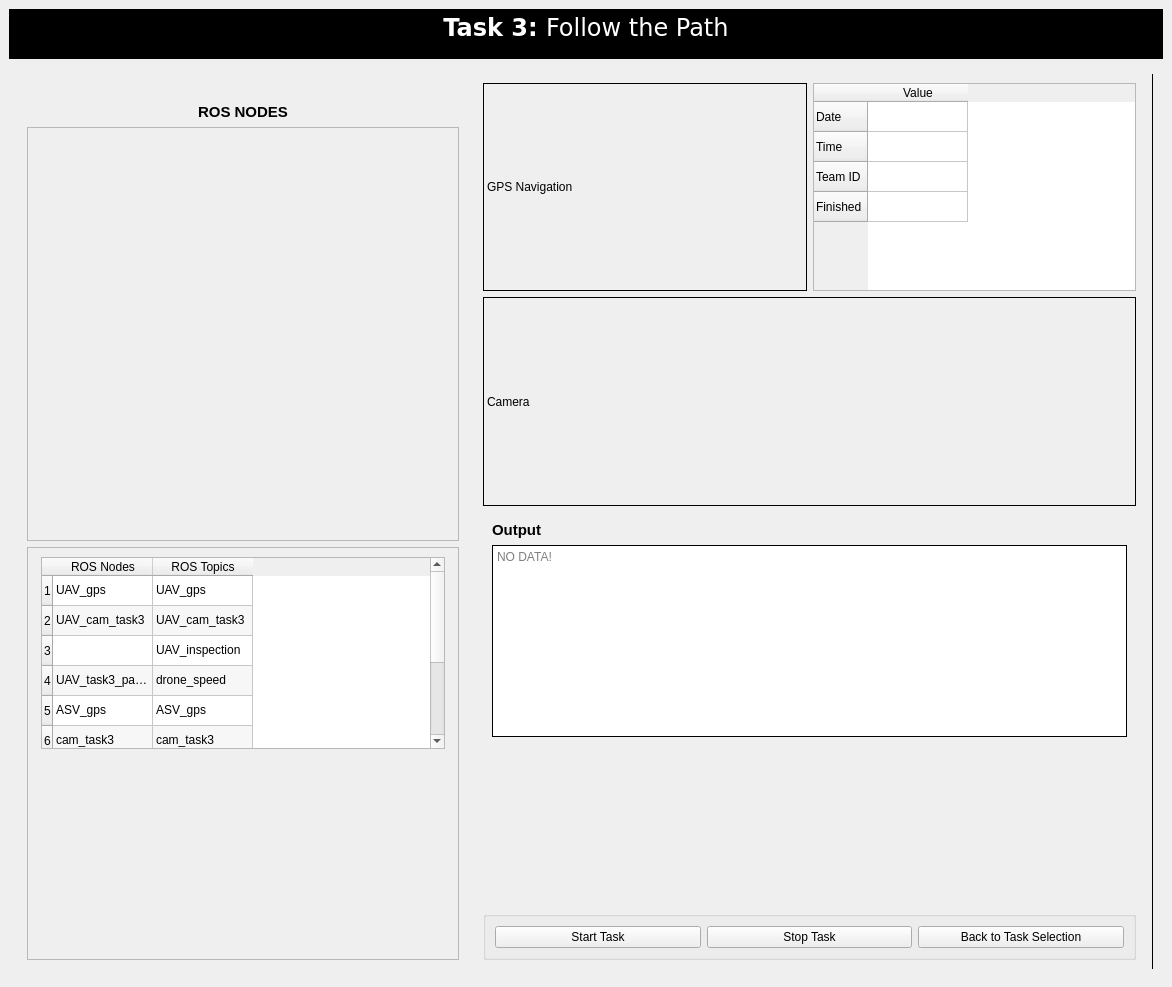
<?xml version="1.0" encoding="UTF-8"?>
<ui version="4.0">
 <class>MainWindow</class>
 <widget class="QMainWindow" name="MainWindow">
  <property name="geometry">
   <rect>
    <x>0</x>
    <y>0</y>
    <width>1172</width>
    <height>987</height>
   </rect>
  </property>
  <property name="sizePolicy">
   <sizepolicy hsizetype="Fixed" vsizetype="Fixed">
    <horstretch>0</horstretch>
    <verstretch>0</verstretch>
   </sizepolicy>
  </property>
  <property name="windowTitle">
   <string>MainWindow</string>
  </property>
  <widget class="QWidget" name="centralwidget">
   <property name="styleSheet">
    <string notr="true"/>
   </property>
   <layout class="QVBoxLayout" name="verticalLayout">
    <item>
     <widget class="QTextBrowser" name="textBrowser_3">
      <property name="sizePolicy">
       <sizepolicy hsizetype="Preferred" vsizetype="Preferred">
        <horstretch>0</horstretch>
        <verstretch>0</verstretch>
       </sizepolicy>
      </property>
      <property name="maximumSize">
       <size>
        <width>16777215</width>
        <height>50</height>
       </size>
      </property>
      <property name="font">
       <font>
        <family>Bitstream Vera Sans</family>
       </font>
      </property>
      <property name="styleSheet">
       <string notr="true">*{
background:rgb(0, 0, 0);
}</string>
      </property>
      <property name="frameShape">
       <enum>QFrame::NoFrame</enum>
      </property>
      <property name="frameShadow">
       <enum>QFrame::Plain</enum>
      </property>
      <property name="html">
       <string>&lt;!DOCTYPE HTML PUBLIC &quot;-//W3C//DTD HTML 4.0//EN&quot; &quot;http://www.w3.org/TR/REC-html40/strict.dtd&quot;&gt;
&lt;html&gt;&lt;head&gt;&lt;meta name=&quot;qrichtext&quot; content=&quot;1&quot; /&gt;&lt;style type=&quot;text/css&quot;&gt;
p, li { white-space: pre-wrap; }
&lt;/style&gt;&lt;/head&gt;&lt;body style=&quot; font-family:'Bitstream Vera Sans'; font-size:7.8pt; font-weight:400; font-style:normal;&quot;&gt;
&lt;p align=&quot;center&quot; style=&quot; margin-top:0px; margin-bottom:0px; margin-left:0px; margin-right:0px; -qt-block-indent:0; text-indent:0px;&quot;&gt;&lt;span style=&quot; font-size:18pt; font-weight:600; color:#ffffff;&quot;&gt;Task 3: &lt;/span&gt;&lt;span style=&quot; font-family:'Sans Serif'; font-size:18pt; color:#ffffff;&quot;&gt;Follow the Path&lt;/span&gt;&lt;/p&gt;&lt;/body&gt;&lt;/html&gt;</string>
      </property>
     </widget>
    </item>
    <item>
     <widget class="QWidget" name="widget" native="true">
      <layout class="QHBoxLayout" name="horizontalLayout">
       <item>
        <widget class="QWidget" name="widget_2" native="true">
         <property name="maximumSize">
          <size>
           <width>450</width>
           <height>16777215</height>
          </size>
         </property>
         <layout class="QVBoxLayout" name="verticalLayout_4">
          <item>
           <widget class="QLabel" name="label_2">
            <property name="maximumSize">
             <size>
              <width>16777215</width>
              <height>300</height>
             </size>
            </property>
            <property name="text">
             <string/>
            </property>
            <property name="pixmap">
             <pixmap>Images/task_3.png</pixmap>
            </property>
            <property name="scaledContents">
             <bool>true</bool>
            </property>
           </widget>
          </item>
          <item>
           <widget class="QLabel" name="label_7">
            <property name="maximumSize">
             <size>
              <width>16777215</width>
              <height>25</height>
             </size>
            </property>
            <property name="layoutDirection">
             <enum>Qt::LeftToRight</enum>
            </property>
            <property name="text">
             <string>&lt;html&gt;&lt;head/&gt;&lt;body&gt;&lt;p&gt;&lt;span style=&quot; font-size:11pt; font-weight:600;&quot;&gt;ROS NODES&lt;/span&gt;&lt;/p&gt;&lt;/body&gt;&lt;/html&gt;</string>
            </property>
            <property name="alignment">
             <set>Qt::AlignCenter</set>
            </property>
           </widget>
          </item>
          <item>
           <widget class="QScrollArea" name="scrollArea">
            <property name="widgetResizable">
             <bool>true</bool>
            </property>
            <widget class="QWidget" name="scrollAreaWidgetContents">
             <property name="geometry">
              <rect>
               <x>0</x>
               <y>0</y>
               <width>1598</width>
               <height>282</height>
              </rect>
             </property>
             <layout class="QGridLayout" name="gridLayout">
              <item row="0" column="0">
               <widget class="QLabel" name="label_3">
                <property name="text">
                 <string/>
                </property>
                <property name="pixmap">
                 <pixmap>Images/task_3_node.png</pixmap>
                </property>
               </widget>
              </item>
             </layout>
            </widget>
           </widget>
          </item>
          <item>
           <widget class="QScrollArea" name="scrollArea_3">
            <property name="widgetResizable">
             <bool>true</bool>
            </property>
            <widget class="QWidget" name="scrollAreaWidgetContents_3">
             <property name="geometry">
              <rect>
               <x>0</x>
               <y>0</y>
               <width>426</width>
               <height>214</height>
              </rect>
             </property>
             <layout class="QGridLayout" name="gridLayout_2">
              <item row="0" column="0" alignment="Qt::AlignTop">
               <widget class="QTableWidget" name="tableWidget_2">
                <property name="sizePolicy">
                 <sizepolicy hsizetype="Fixed" vsizetype="Preferred">
                  <horstretch>0</horstretch>
                  <verstretch>0</verstretch>
                 </sizepolicy>
                </property>
                <property name="maximumSize">
                 <size>
                  <width>404</width>
                  <height>16777215</height>
                 </size>
                </property>
                <property name="cursor" stdset="0">
                 <cursorShape>CrossCursor</cursorShape>
                </property>
                <property name="verticalScrollBarPolicy">
                 <enum>Qt::ScrollBarAlwaysOn</enum>
                </property>
                <property name="autoScrollMargin">
                 <number>6</number>
                </property>
                <property name="dragDropMode">
                 <enum>QAbstractItemView::NoDragDrop</enum>
                </property>
                <property name="alternatingRowColors">
                 <bool>true</bool>
                </property>
                <property name="wordWrap">
                 <bool>true</bool>
                </property>
                <row>
                 <property name="text">
                  <string>1</string>
                 </property>
                </row>
                <row>
                 <property name="text">
                  <string>2</string>
                 </property>
                </row>
                <row>
                 <property name="text">
                  <string>3</string>
                 </property>
                </row>
                <row>
                 <property name="text">
                  <string>4</string>
                 </property>
                </row>
                <row>
                 <property name="text">
                  <string>5</string>
                 </property>
                </row>
                <row>
                 <property name="text">
                  <string>6</string>
                 </property>
                </row>
                <row>
                 <property name="text">
                  <string>7</string>
                 </property>
                </row>
                <row>
                 <property name="text">
                  <string>8</string>
                 </property>
                </row>
                <row>
                 <property name="text">
                  <string>9</string>
                 </property>
                </row>
                <column>
                 <property name="text">
                  <string>ROS Nodes</string>
                 </property>
                 <property name="textAlignment">
                  <set>AlignCenter</set>
                 </property>
                </column>
                <column>
                 <property name="text">
                  <string>ROS Topics</string>
                 </property>
                 <property name="textAlignment">
                  <set>AlignCenter</set>
                 </property>
                </column>
                <item row="0" column="0">
                 <property name="text">
                  <string>UAV_gps</string>
                 </property>
                 <property name="toolTip">
                  <string/>
                 </property>
                 <property name="whatsThis">
                  <string/>
                 </property>
                 <property name="flags">
                  <set>ItemIsSelectable|ItemIsDragEnabled|ItemIsDropEnabled|ItemIsUserCheckable|ItemIsEnabled</set>
                 </property>
                </item>
                <item row="0" column="1">
                 <property name="text">
                  <string>UAV_gps</string>
                 </property>
                </item>
                <item row="1" column="0">
                 <property name="text">
                  <string>UAV_cam_task3</string>
                 </property>
                 <property name="whatsThis">
                  <string/>
                 </property>
                </item>
                <item row="1" column="1">
                 <property name="text">
                  <string>UAV_cam_task3</string>
                 </property>
                </item>
                <item row="2" column="1">
                 <property name="text">
                  <string>UAV_inspection</string>
                 </property>
                </item>
                <item row="3" column="0">
                 <property name="text">
                  <string>UAV_task3_path_planning</string>
                 </property>
                </item>
                <item row="3" column="1">
                 <property name="text">
                  <string>drone_speed</string>
                 </property>
                </item>
                <item row="4" column="0">
                 <property name="text">
                  <string>ASV_gps</string>
                 </property>
                </item>
                <item row="4" column="1">
                 <property name="text">
                  <string>ASV_gps</string>
                 </property>
                </item>
                <item row="5" column="0">
                 <property name="text">
                  <string>cam_task3</string>
                 </property>
                </item>
                <item row="5" column="1">
                 <property name="text">
                  <string>cam_task3</string>
                 </property>
                </item>
                <item row="6" column="0">
                 <property name="text">
                  <string>path_task3</string>
                 </property>
                </item>
                <item row="6" column="1">
                 <property name="text">
                  <string>propeller_speed</string>
                 </property>
                </item>
                <item row="7" column="1">
                 <property name="text">
                  <string>AMS_status</string>
                 </property>
                </item>
                <item row="8" column="0">
                 <property name="text">
                  <string>task3_node</string>
                 </property>
                </item>
                <item row="8" column="1">
                 <property name="text">
                  <string>follow_the_path</string>
                 </property>
                </item>
               </widget>
              </item>
             </layout>
            </widget>
           </widget>
          </item>
         </layout>
        </widget>
       </item>
       <item>
        <widget class="QWidget" name="widget_3" native="true">
         <property name="maximumSize">
          <size>
           <width>16777215</width>
           <height>16777215</height>
          </size>
         </property>
         <layout class="QGridLayout" name="gridLayout_3">
          <item row="0" column="0">
           <widget class="QLabel" name="label_6">
            <property name="frameShape">
             <enum>QFrame::Box</enum>
            </property>
            <property name="text">
             <string>GPS Navigation</string>
            </property>
            <property name="scaledContents">
             <bool>true</bool>
            </property>
           </widget>
          </item>
          <item row="1" column="0" colspan="2">
           <widget class="QLabel" name="label_14">
            <property name="frameShape">
             <enum>QFrame::Box</enum>
            </property>
            <property name="text">
             <string>Camera</string>
            </property>
            <property name="scaledContents">
             <bool>true</bool>
            </property>
           </widget>
          </item>
          <item row="0" column="1">
           <widget class="QTableWidget" name="tableWidget">
            <property name="sizePolicy">
             <sizepolicy hsizetype="Fixed" vsizetype="Preferred">
              <horstretch>0</horstretch>
              <verstretch>0</verstretch>
             </sizepolicy>
            </property>
            <property name="maximumSize">
             <size>
              <width>674</width>
              <height>16777215</height>
             </size>
            </property>
            <row>
             <property name="text">
              <string>Date</string>
             </property>
            </row>
            <row>
             <property name="text">
              <string>Time</string>
             </property>
            </row>
            <row>
             <property name="text">
              <string>Team ID</string>
             </property>
            </row>
            <row>
             <property name="text">
              <string>Finished</string>
             </property>
            </row>
            <column>
             <property name="text">
              <string>Value</string>
             </property>
             <property name="textAlignment">
              <set>AlignCenter</set>
             </property>
            </column>
           </widget>
          </item>
          <item row="2" column="0" colspan="2">
           <widget class="QWidget" name="widget_4" native="true">
            <layout class="QVBoxLayout" name="verticalLayout_2">
             <item>
              <widget class="QLabel" name="label">
               <property name="text">
                <string>&lt;html&gt;&lt;head/&gt;&lt;body&gt;&lt;p&gt;&lt;span style=&quot; font-size:11pt; font-weight:600;&quot;&gt;Output&lt;/span&gt;&lt;/p&gt;&lt;/body&gt;&lt;/html&gt;</string>
               </property>
              </widget>
             </item>
             <item>
              <widget class="QTextBrowser" name="hb_output">
               <property name="sizePolicy">
                <sizepolicy hsizetype="Expanding" vsizetype="Preferred">
                 <horstretch>0</horstretch>
                 <verstretch>0</verstretch>
                </sizepolicy>
               </property>
               <property name="frameShape">
                <enum>QFrame::Box</enum>
               </property>
               <property name="frameShadow">
                <enum>QFrame::Plain</enum>
               </property>
               <property name="sizeAdjustPolicy">
                <enum>QAbstractScrollArea::AdjustIgnored</enum>
               </property>
               <property name="placeholderText">
                <string>NO DATA!</string>
               </property>
              </widget>
             </item>
            </layout>
           </widget>
          </item>
          <item row="3" column="0" colspan="2" alignment="Qt::AlignBottom">
           <widget class="QGroupBox" name="groupBox_2">
            <property name="title">
             <string/>
            </property>
            <layout class="QHBoxLayout" name="horizontalLayout_2">
             <item>
              <widget class="QPushButton" name="startButton">
               <property name="text">
                <string>Start Task</string>
               </property>
              </widget>
             </item>
             <item>
              <widget class="QPushButton" name="stopButton">
               <property name="text">
                <string>Stop Task</string>
               </property>
              </widget>
             </item>
             <item>
              <widget class="QPushButton" name="backButton">
               <property name="text">
                <string>Back to Task Selection</string>
               </property>
              </widget>
             </item>
            </layout>
           </widget>
          </item>
         </layout>
        </widget>
       </item>
       <item>
        <widget class="Line" name="line">
         <property name="frameShadow">
          <enum>QFrame::Plain</enum>
         </property>
         <property name="orientation">
          <enum>Qt::Vertical</enum>
         </property>
        </widget>
       </item>
      </layout>
     </widget>
    </item>
   </layout>
  </widget>
  <action name="actionExit">
   <property name="text">
    <string>Exit</string>
   </property>
  </action>
  <action name="actionClose">
   <property name="text">
    <string>Close</string>
   </property>
  </action>
 </widget>
 <resources>
  <include location="images.qrc"/>
 </resources>
 <connections/>
</ui>
